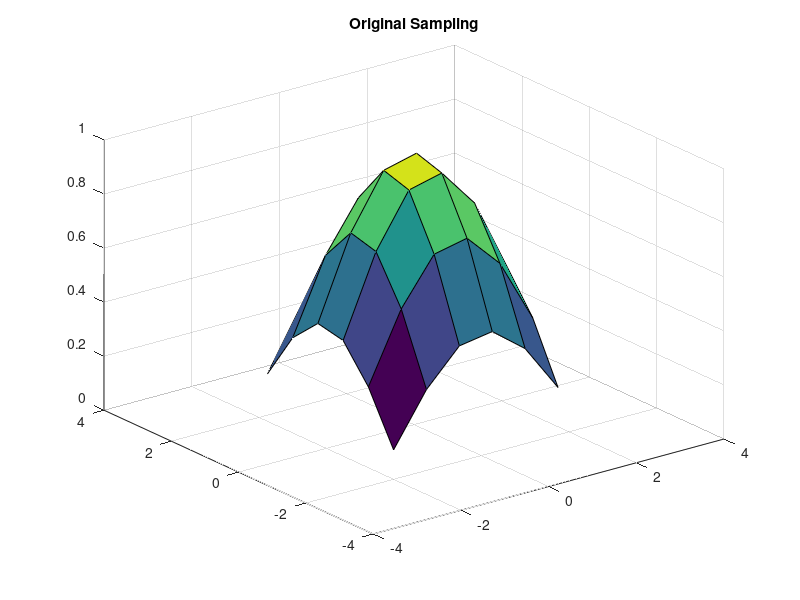

The MATLAB script that drew this image:
[X,Y] = meshgrid(-2:0.75:2);
R = sqrt(X.^2 + Y.^2)+ eps;
V = sin(R)./(R);

figure
surf(X,Y,V)
xlim([-4 4])
ylim([-4 4])
title('Original Sampling')